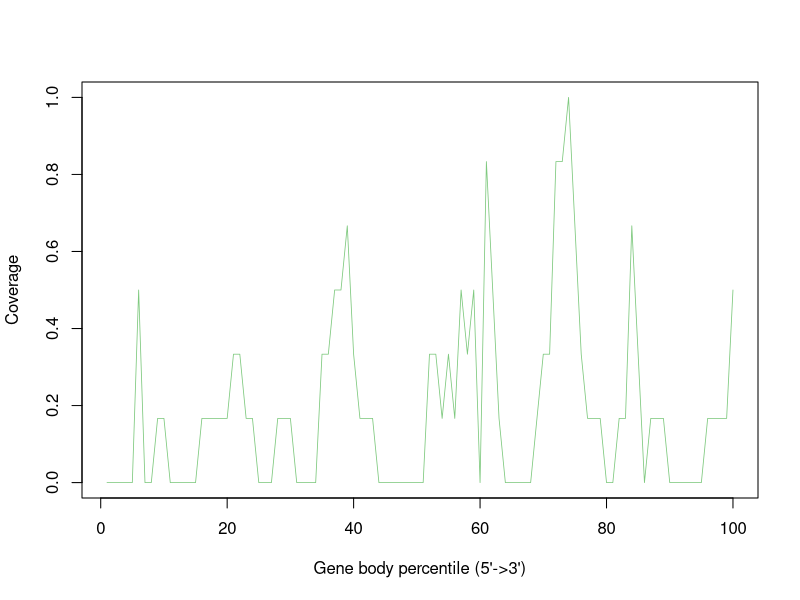

Write the R code that produced this figure.
AAAGCCCGCAATAligned.sortedByCoord.out.sorted <- c(0.0,0.0,0.0,0.0,0.0,0.5,0.0,0.0,0.166666666667,0.166666666667,0.0,0.0,0.0,0.0,0.0,0.166666666667,0.166666666667,0.166666666667,0.166666666667,0.166666666667,0.333333333333,0.333333333333,0.166666666667,0.166666666667,0.0,0.0,0.0,0.166666666667,0.166666666667,0.166666666667,0.0,0.0,0.0,0.0,0.333333333333,0.333333333333,0.5,0.5,0.666666666667,0.333333333333,0.166666666667,0.166666666667,0.166666666667,0.0,0.0,0.0,0.0,0.0,0.0,0.0,0.0,0.333333333333,0.333333333333,0.166666666667,0.333333333333,0.166666666667,0.5,0.333333333333,0.5,0.0,0.833333333333,0.5,0.166666666667,0.0,0.0,0.0,0.0,0.0,0.166666666667,0.333333333333,0.333333333333,0.833333333333,0.833333333333,1.0,0.666666666667,0.333333333333,0.166666666667,0.166666666667,0.166666666667,0.0,0.0,0.166666666667,0.166666666667,0.666666666667,0.333333333333,0.0,0.166666666667,0.166666666667,0.166666666667,0.0,0.0,0.0,0.0,0.0,0.0,0.166666666667,0.166666666667,0.166666666667,0.166666666667,0.5)


pdf("AAAGCCCGCAATAligned.sortedByCoord.out.bam.geneBodyCoverage.curves.pdf")
x=1:100
icolor = colorRampPalette(c("#7fc97f","#beaed4","#fdc086","#ffff99","#386cb0","#f0027f"))(1)
plot(x,AAAGCCCGCAATAligned.sortedByCoord.out.sorted,type='l',xlab="Gene body percentile (5'->3')", ylab="Coverage",lwd=0.8,col=icolor[1])
dev.off()
